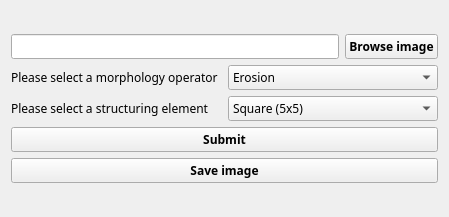
<?xml version="1.0" encoding="UTF-8"?>
<ui version="4.0">
 <class>Form</class>
 <widget class="QWidget" name="Form">
  <property name="geometry">
   <rect>
    <x>0</x>
    <y>0</y>
    <width>449</width>
    <height>217</height>
   </rect>
  </property>
  <property name="windowTitle">
   <string>Morphology Processing</string>
  </property>
  <property name="windowIcon">
   <iconset>
    <normaloff>../Downloads/magnifying_glass.png</normaloff>../Downloads/magnifying_glass.png</iconset>
  </property>
  <layout class="QGridLayout" name="gridLayout_2">
   <item row="0" column="0">
    <layout class="QGridLayout" name="gridLayout">
     <item row="0" column="0">
      <layout class="QVBoxLayout" name="verticalLayout_3">
       <item>
        <layout class="QHBoxLayout" name="horizontalLayout">
         <item>
          <widget class="QLineEdit" name="lineEdit">
           <property name="font">
            <font>
             <family>Neue Haas Grotesk Text Pro Ligh</family>
             <pointsize>9</pointsize>
            </font>
           </property>
          </widget>
         </item>
         <item>
          <widget class="QPushButton" name="pushButton">
           <property name="font">
            <font>
             <family>Neue Haas Grotesk Text Pro Ligh</family>
             <pointsize>9</pointsize>
             <weight>75</weight>
             <bold>true</bold>
            </font>
           </property>
           <property name="layoutDirection">
            <enum>Qt::LeftToRight</enum>
           </property>
           <property name="text">
            <string>Browse image</string>
           </property>
          </widget>
         </item>
        </layout>
       </item>
       <item>
        <layout class="QHBoxLayout" name="horizontalLayout_2">
         <item>
          <layout class="QVBoxLayout" name="verticalLayout_2">
           <item>
            <widget class="QLabel" name="label">
             <property name="font">
              <font>
               <family>Neue Haas Grotesk Text Pro Ligh</family>
               <pointsize>9</pointsize>
               <italic>false</italic>
               <underline>false</underline>
               <strikeout>false</strikeout>
               <kerning>true</kerning>
              </font>
             </property>
             <property name="text">
              <string>Please select a morphology operator</string>
             </property>
            </widget>
           </item>
           <item>
            <widget class="QLabel" name="label_2">
             <property name="font">
              <font>
               <family>Neue Haas Grotesk Text Pro Ligh</family>
               <pointsize>9</pointsize>
               <italic>false</italic>
               <underline>false</underline>
               <strikeout>false</strikeout>
               <kerning>true</kerning>
              </font>
             </property>
             <property name="text">
              <string>Please select a structuring element</string>
             </property>
            </widget>
           </item>
          </layout>
         </item>
         <item>
          <layout class="QVBoxLayout" name="verticalLayout">
           <item>
            <widget class="QComboBox" name="comboBox">
             <property name="font">
              <font>
               <family>Neue Haas Grotesk Text Pro Ligh</family>
               <pointsize>9</pointsize>
               <underline>false</underline>
               <stylestrategy>PreferDefault</stylestrategy>
               <kerning>true</kerning>
              </font>
             </property>
             <property name="cursor">
              <cursorShape>ArrowCursor</cursorShape>
             </property>
             <property name="focusPolicy">
              <enum>Qt::WheelFocus</enum>
             </property>
             <property name="layoutDirection">
              <enum>Qt::LeftToRight</enum>
             </property>
             <property name="sizeAdjustPolicy">
              <enum>QComboBox::AdjustToContents</enum>
             </property>
             <item>
              <property name="text">
               <string>Erosion</string>
              </property>
             </item>
             <item>
              <property name="text">
               <string>Dilation</string>
              </property>
             </item>
             <item>
              <property name="text">
               <string>Opening</string>
              </property>
             </item>
             <item>
              <property name="text">
               <string>Closing</string>
              </property>
             </item>
            </widget>
           </item>
           <item>
            <widget class="QComboBox" name="comboBox_2">
             <property name="font">
              <font>
               <family>Neue Haas Grotesk Text Pro Ligh</family>
               <pointsize>9</pointsize>
              </font>
             </property>
             <property name="layoutDirection">
              <enum>Qt::LeftToRight</enum>
             </property>
             <item>
              <property name="text">
               <string>Square (5x5)</string>
              </property>
             </item>
             <item>
              <property name="text">
               <string>Square (9x9)</string>
              </property>
             </item>
             <item>
              <property name="text">
               <string>Cross (5x5)</string>
              </property>
             </item>
             <item>
              <property name="text">
               <string>Cross (9x9)</string>
              </property>
             </item>
            </widget>
           </item>
          </layout>
         </item>
        </layout>
       </item>
      </layout>
     </item>
     <item row="1" column="0">
      <layout class="QVBoxLayout" name="verticalLayout_4">
       <item>
        <widget class="QPushButton" name="pushButton_2">
         <property name="font">
          <font>
           <family>Neue Haas Grotesk Text Pro Ligh</family>
           <pointsize>9</pointsize>
           <weight>75</weight>
           <bold>true</bold>
          </font>
         </property>
         <property name="text">
          <string>Submit</string>
         </property>
         <property name="autoDefault">
          <bool>false</bool>
         </property>
        </widget>
       </item>
       <item>
        <widget class="QPushButton" name="pushButton_3">
         <property name="font">
          <font>
           <family>Neue Haas Grotesk Text Pro Ligh</family>
           <pointsize>9</pointsize>
           <weight>75</weight>
           <bold>true</bold>
          </font>
         </property>
         <property name="text">
          <string>Save image</string>
         </property>
         <property name="autoDefault">
          <bool>false</bool>
         </property>
        </widget>
       </item>
      </layout>
     </item>
    </layout>
   </item>
  </layout>
 </widget>
 <resources/>
 <connections/>
</ui>
